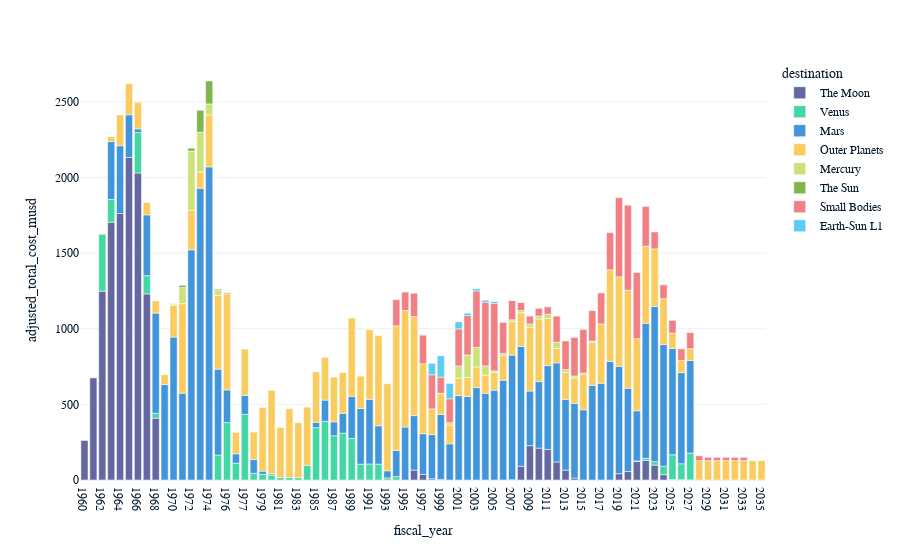

The cell this chart's notebook holds for it:
### Code cell
fig = px.bar(total_cost_by_date_and_destination, x="fiscal_year", y="adjusted_total_cost_musd", color="destination")
fig.update_layout(xaxis={"categoryorder": "category ascending"})
fig.show()

### Figure 1 — Plotly figure (JSON) as saved in the notebook; plotly's stock layout.template omitted (floating-point values rounded to 4 significant figures)
{"data": [{"alignmentgroup": "True", "hovertemplate": "destination=The Moon<br>fiscal_year=%{x}<br>adjusted_total_cost_musd=%{y}<extra></extra>", "legendgroup": "The Moon", "marker": {"color": "#6568a0", "pattern": {"shape": ""}}, "name": "The Moon", "offsetgroup": "The Moon", "orientation": "v", "showlegend": true, "textposition": "auto", "x": ["1960", "1961", "1962", "1963", "1964", "1965", "1966", "1967", "1968", "1996", "1997", "1998", "1999", "2007", "2008", "2009", "2010", "2011", "2012", "2013", "2014", "2019", "2020", "2021", "2022", "2023", "2024", "2025", "2026", "2027"], "xaxis": "x", "y": [261.1, 674.8, 1248.0, 1704.0, 1761.0, 2132.0, 2029.0, 1230.0, 408.5, 65.59, 36.63, 8.15, 3.725, 1.571, 91.26, 227.0, 210.7, 202.2, 119.3, 65.39, 13.24, 41.49, 56.16, 122.3, 129.7, 98.2, 35, 3.4, 1.8, 0.8], "yaxis": "y", "type": "bar"}, {"alignmentgroup": "True", "hovertemplate": "destination=Venus<br>fiscal_year=%{x}<br>adjusted_total_cost_musd=%{y}<extra></extra>", "legendgroup": "Venus", "marker": {"color": "#43d7a4", "pattern": {"shape": ""}}, "name": "Venus", "offsetgroup": "Venus", "orientation": "v", "showlegend": true, "textposition": "auto", "x": ["1962", "1963", "1966", "1967", "1968", "1975", "1976", "1976TQ", "1977", "1978", "1979", "1980", "1981", "1982", "1983", "1984", "1985", "1986", "1987", "1988", "1989", "1990", "1991", "1992", "1993", "1994", "2021", "2022", "2023", "2024", "2025", "2026", "2027"], "xaxis": "x", "y": [376.3, 150.5, 266.8, 120.7, 32.3, 165.2, 379.4, 110.8, 433.8, 43.54, 37.63, 31.16, 16.13, 16.12, 15.15, 96.68, 345.7, 387.8, 292.5, 309.5, 274.6, 104.5, 106.0, 105.1, 13.68, 22.37, 3.5, 13.5, 22.8, 56.7, 163.3, 105.5, 177.5], "yaxis": "y", "type": "bar"}, {"alignmentgroup": "True", "hovertemplate": "destination=Mars<br>fiscal_year=%{x}<br>adjusted_total_cost_musd=%{y}<extra></extra>", "legendgroup": "Mars", "marker": {"color": "#4095db", "pattern": {"shape": ""}}, "name": "Mars", "offsetgroup": "Mars", "orientation": "v", "showlegend": true, "textposition": "auto", "x": ["1963", "1964", "1965", "1966", "1967", "1968", "1969", "1970", "1971", "1972", "1973", "1974", "1975", "1976", "1976TQ", "1977", "1978", "1979", "1980", "1985", "1986", "1987", "1988", "1989", "1990", "1991", "1992", "1993", "1994", "1995", "1996", "1997", "1998", "1999", "2000", "2001", "2002", "2003", "2004", "2005", "2006", "2007", "2008", "2009", "2010", "2011", "2012", "2013", "2014", "2015", "2016", "2017", "2018", "2019", "2020", "2021", "2022", "2023", "2024", "2025", "2026", "2027"], "xaxis": "x", "y": [382.5, 447.9, 281.7, 24.52, 401.8, 662.3, 630.7, 944.7, 574.0, 1521.0, 1928.0, 2070.0, 567.5, 215.9, 62.12, 125.3, 91.56, 20.91, 9.254, 35.67, 140.4, 91.61, 131.0, 278.3, 368.6, 427.2, 253.3, 47.48, 172.7, 350.0, 360.0, 269.2, 292.4, 429.7, 239.0, 558.0, 551.7, 610.7, 573.1, 593.7, 659.4, 823.9, 791.6, 361.0, 439.9, 554.1, 654.9, 467.8, 493.4, 464.2, 625.3, 639.4, 783.8, 709.3, 550.6, 331.9, 892.3, 1026.0, 803.6, 703, 602.4, 612.1], "yaxis": "y", "type": "bar"}, {"alignmentgroup": "True", "hovertemplate": "destination=Outer Planets<br>fiscal_year=%{x}<br>adjusted_total_cost_musd=%{y}<extra></extra>", "legendgroup": "Outer Planets", "marker": {"color": "#facc5f", "pattern": {"shape": ""}}, "name": "Outer Planets", "offsetgroup": "Outer Planets", "orientation": "v", "showlegend": true, "textposition": "auto", "x": ["1963", "1964", "1965", "1966", "1967", "1968", "1969", "1970", "1971", "1972", "1973", "1974", "1975", "1976", "1976TQ", "1977", "1978", "1979", "1980", "1981", "1982", "1983", "1984", "1985", "1986", "1987", "1988", "1989", "1990", "1991", "1992", "1993", "1994", "1995", "1996", "1997", "1998", "1999", "2000", "2001", "2002", "2003", "2004", "2005", "2006", "2007", "2008", "2009", "2010", "2011", "2012", "2013", "2014", "2015", "2016", "2017", "2018", "2019", "2020", "2021", "2022", "2023", "2024", "2025", "2026", "2027", "2028", "2029", "2030", "2031", "2032", "2033", "2034", "2035"], "xaxis": "x", "y": [31.44, 203.7, 206.2, 175.4, 81.27, 80.74, 64.98, 210.2, 591.6, 261.3, 106.0, 342.5, 488.0, 635.3, 141.3, 306.3, 181.7, 420.9, 552.2, 331.0, 455.0, 363.7, 385.4, 333.2, 282.1, 295.8, 270.4, 517.6, 213.5, 460.9, 596.1, 575.2, 823.8, 770.1, 655.0, 462.6, 169.4, 136.5, 124.0, 114.8, 126.1, 136.8, 120.2, 117.3, 165.3, 221.3, 222.8, 423.3, 413.8, 312.3, 95.28, 176.9, 166.5, 235.8, 285.6, 392.0, 605.6, 592.0, 647.7, 476.3, 509.7, 380.6, 303.3, 101.2, 80.6, 77.7, 128.1, 128.1, 128.1, 128.1, 128.1, 128.1, 128.1, 128.1], "yaxis": "y", "type": "bar"}, {"alignmentgroup": "True", "hovertemplate": "destination=Mercury<br>fiscal_year=%{x}<br>adjusted_total_cost_musd=%{y}<extra></extra>", "legendgroup": "Mercury", "marker": {"color": "#cae279", "pattern": {"shape": ""}}, "name": "Mercury", "offsetgroup": "Mercury", "orientation": "v", "showlegend": true, "textposition": "auto", "x": ["1970", "1971", "1972", "1973", "1974", "1975", "1999", "2000", "2001", "2002", "2003", "2004", "2005", "2006", "2007", "2008", "2009", "2010", "2011", "2012", "2013", "2014", "2015", "2016"], "xaxis": "x", "y": [7.566, 106.0, 392.1, 264.1, 73.76, 31.73, 2.878, 15.62, 81.33, 148.7, 129.6, 61.12, 10.8, 11.14, 12.3, 14.54, 20.21, 19.32, 27.33, 41.57, 19.49, 14.04, 6.768, 7.568], "yaxis": "y", "type": "bar"}, {"alignmentgroup": "True", "hovertemplate": "destination=The Sun<br>fiscal_year=%{x}<br>adjusted_total_cost_musd=%{y}<extra></extra>", "legendgroup": "The Sun", "marker": {"color": "#7db64f", "pattern": {"shape": ""}}, "name": "The Sun", "offsetgroup": "The Sun", "orientation": "v", "showlegend": true, "textposition": "auto", "x": ["1970", "1971", "1972", "1973", "1974", "1975", "1976"], "xaxis": "x", "y": [2.522, 15.03, 18.71, 144.9, 151.4, 8.344, 6.56], "yaxis": "y", "type": "bar"}, {"alignmentgroup": "True", "hovertemplate": "destination=Small Bodies<br>fiscal_year=%{x}<br>adjusted_total_cost_musd=%{y}<extra></extra>", "legendgroup": "Small Bodies", "marker": {"color": "#f08083", "pattern": {"shape": ""}}, "name": "Small Bodies", "offsetgroup": "Small Bodies", "orientation": "v", "showlegend": true, "textposition": "auto", "x": ["1994", "1995", "1996", "1997", "1998", "1999", "2000", "2001", "2002", "2003", "2004", "2005", "2006", "2007", "2008", "2009", "2010", "2011", "2012", "2013", "2014", "2015", "2016", "2017", "2018", "2019", "2020", "2021", "2022", "2023", "2024", "2025", "2026", "2027", "2028", "2029", "2030", "2031", "2032", "2033"], "xaxis": "x", "y": [172.9, 122.0, 153.7, 190.4, 225.4, 107.3, 158.3, 244.9, 260.4, 372.3, 420.8, 444.3, 206.2, 127.6, 54.32, 51.55, 50.75, 48.76, 172.2, 189.5, 255.2, 288.5, 201.2, 205.1, 245.7, 523.4, 562.0, 437.6, 263, 112.0, 91.2, 84.4, 76.4, 105.9, 32.48, 22.0, 21.47, 21.56, 21.54, 21.54], "yaxis": "y", "type": "bar"}, {"alignmentgroup": "True", "hovertemplate": "destination=Earth-Sun L1<br>fiscal_year=%{x}<br>adjusted_total_cost_musd=%{y}<extra></extra>", "legendgroup": "Earth-Sun L1", "marker": {"color": "#5bcdf2", "pattern": {"shape": ""}}, "name": "Earth-Sun L1", "offsetgroup": "Earth-Sun L1", "orientation": "v", "showlegend": true, "textposition": "auto", "x": ["1997", "1998", "1999", "2000", "2001", "2002", "2003", "2004", "2005", "2006", "2007", "2008"], "xaxis": "x", "y": [1.422, 75.78, 140.3, 101.4, 46.47, 15.58, 14.95, 13.44, 13.6, 2.582, 1.44, 0.2528], "yaxis": "y", "type": "bar"}], "layout": {"xaxis": {"anchor": "y", "domain": [0, 1], "title": {"text": "fiscal_year"}, "categoryorder": "category ascending"}, "yaxis": {"anchor": "x", "domain": [0, 1], "title": {"text": "adjusted_total_cost_musd"}}, "legend": {"title": {"text": "destination"}, "tracegroupgap": 0}, "margin": {"t": 60}, "barmode": "relative"}}
